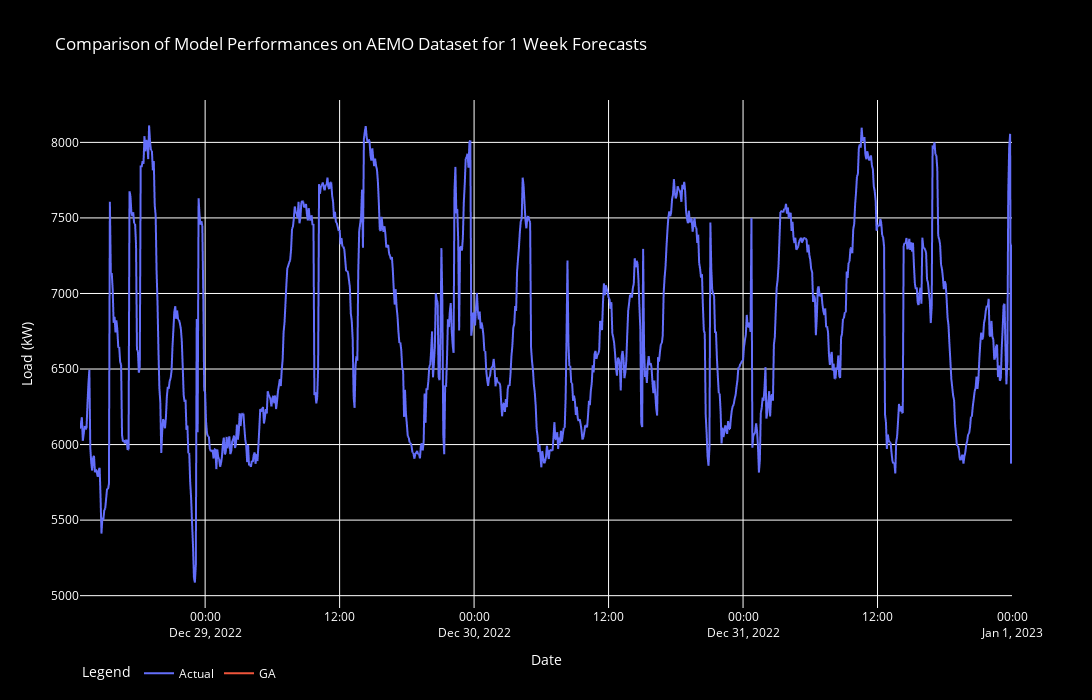

The cell this chart's notebook holds for it:
### Code cell
# Create a line plot using Plotly Express
fig = px.line(data, title=title)

# Customize the figure (optional)
fig.update_xaxes(title_text='Date')
fig.update_yaxes(title_text=ylabel)

# Dark mode background
fig.update_layout(
    plot_bgcolor='black',  # Set the background color to black
    paper_bgcolor='black',  # Set the plot paper background color to black
    font_color='white',     # Set font color to white for contrast
    width=1200,              # Increase the figure width
    height=700,             # Increase the figure height
    legend_title_text='Legend',
    legend=dict(orientation='h'),
)

# Show the plot
fig.show()

### Figure 1 — Plotly figure (JSON) as saved in the notebook; plotly's stock layout.template omitted (floating-point values rounded to 4 significant figures; data arrays with more than 128 entries replaced by an {"elided": "..."} marker saying what was removed)
{"data": [{"hovertemplate": "variable=Actual<br>Date=%{x}<br>value=%{y}<extra></extra>", "legendgroup": "Actual", "line": {"color": "#636efa", "dash": "solid"}, "marker": {"symbol": "circle"}, "mode": "lines", "name": "Actual", "showlegend": true, "type": "scattergl", "x": {"elided": "1000 str values"}, "xaxis": "x", "y": {"elided": "1000 float values"}, "yaxis": "y"}, {"hovertemplate": "variable=GA<br>Date=%{x}<br>value=%{y}<extra></extra>", "legendgroup": "GA", "line": {"color": "#EF553B", "dash": "solid"}, "marker": {"symbol": "circle"}, "mode": "lines", "name": "GA", "showlegend": true, "type": "scattergl", "x": {"elided": "1000 str values"}, "xaxis": "x", "y": {"elided": "1000 null values"}, "yaxis": "y"}], "layout": {"font": {"color": "white"}, "height": 700, "legend": {"orientation": "h", "title": {"text": "Legend"}, "tracegroupgap": 0}, "paper_bgcolor": "black", "plot_bgcolor": "black", "title": {"text": "Comparison of Model Performances on AEMO Dataset for 1 Week Forecasts"}, "width": 1200, "xaxis": {"anchor": "y", "domain": [0, 1], "title": {"text": "Date"}}, "yaxis": {"anchor": "x", "domain": [0, 1], "title": {"text": "Load (kW)"}}}}
